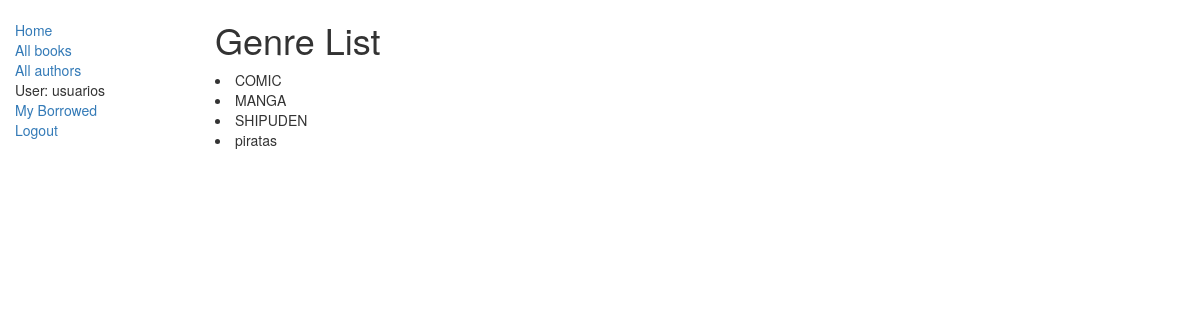
The page /holaApp/genres/ (signed in) on the database as committed earlier.
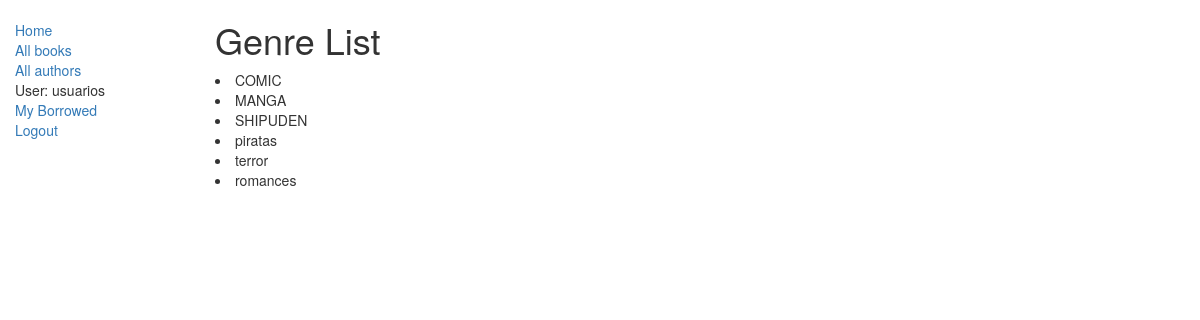
The same page on the database as committed later.
### holaApp/models.py (models this page shows, shortened)
class Genre(models.Model):
    name = models.CharField(max_length=200, help_text="Ingrese el nombre del género (p. ej. Ciencia Ficción, Poesía Francesa etc.)")

### holaApp/views.py (the view)
class GenreListView(LoginRequiredMixin, generic.ListView):
    login_url = '/accounts/login/'
    redirect_field_name = 'redirect_to'
    model = Genre
    paginate_by = 10

### holaApp/templates/holaApp/genre_list.html (shortened to what this page needs)
{% extends "base_generic.html" %}
{% block content %}
    <h1>Genre List</h1>
    {% if genre_list %}
        {% for genre in genre_list %}
        <li>
            {{ genre.name }}
        </li>
        {% endfor %}
    {% else %}
        <p>There are no author in the library.</p>
    {% endif %}
{% endblock %}

### holaApp/templates/base_generic.html (shortened to what this page needs)
<!DOCTYPE html>
<html lang="en">
<head>
    <link rel="stylesheet" href="https://maxcdn.bootstrapcdn.com/bootstrap/3.3.7/css/bootstrap.min.css">
    {% load static %}
    <link rel="stylesheet" href="{% static 'css/styles.css' %}">
</head>
<body>
    <div class="container-fluid">
        <div class="row">
            <div class="col-sm-2">
                {% block sidebar %}
                <ul class="sidebar-nav">
                    <li><a href="{% url 'index' %}">Home</a></li>
                    <li><a href="{% url 'books' %}">All books</a></li>
                    <li><a href="{%url 'authors' %}">All authors</a></li>
                    {% if user.is_authenticated %}
                        <li>User: {{ user.get_username }}</li>
                        <li><a href="{% url 'my-borrowed' %}">My Borrowed</a></li>
                        <li><a href="{% url 'logout'%}?next={{request.path}}">Logout</a></li>
                    {% else %}
                        <li><a href="{% url 'login'%}?next={{request.path}}">Login</a></li>
                    {% endif %}
                </ul>
                {% endblock %}
            </div>
            <div class="col-sm-10 ">
                {% block content %}{% endblock %}
            </div>
        </div>
    </div>
</body>
</html>

### holaApp/static/css/styles.css (style rules this page uses)
.sidebar-nav { margin-top: 20px; padding: 0; list-style: none; }

Rows that differ between the two databases and show on the page:
added Genre: name "terror"
added Genre: name "romances"
